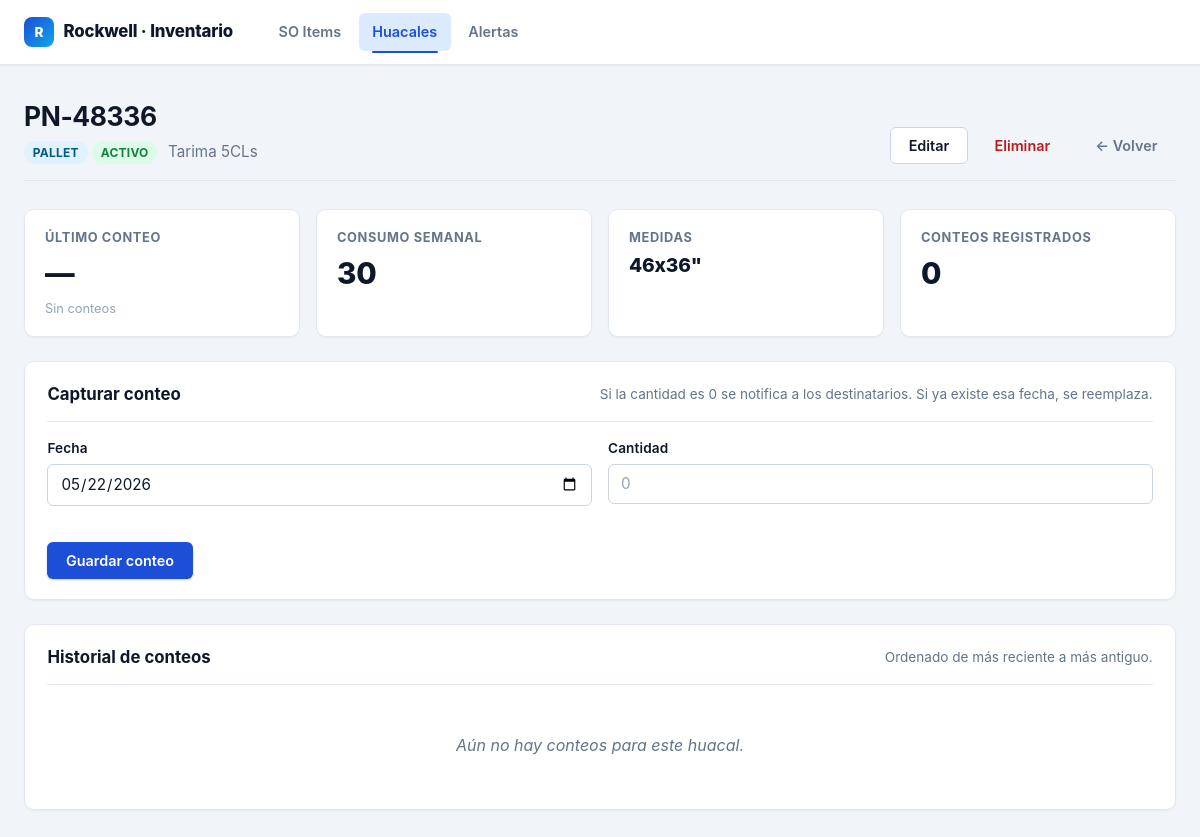
The page /huacales/1/ on the database its author committed.
### Items/models.py (models this page shows, shortened)
class Huacal(models.Model):
    PALLET = 'pallet'
    CRATE = 'crate'
    TIPO_CHOICES = [(PALLET, 'Pallets'), (CRATE, 'Crates')]
    pn = models.CharField(max_length=50, unique=True)
    descripcion = models.CharField(max_length=200, blank=True)
    medidas = models.CharField(max_length=50, blank=True)
    consumo_semanal = models.PositiveIntegerField(default=0)
    tipo = models.CharField(max_length=10, choices=TIPO_CHOICES, default=PALLET)
    activo = models.BooleanField(default=True)
    creado = models.DateTimeField(auto_now_add=True)
    class Meta:
        verbose_name = 'Huacal'
        verbose_name_plural = 'Huacales'
        ordering = ['tipo', 'pn']

### Items/views.py (the view, shortened to what this page needs)
# urls.py: path('huacales/<int:pk>/', views.huacal_detalle, name='huacal_detalle'),
def huacal_detalle(request, pk):
    huacal = get_object_or_404(Huacal, pk=pk)
    conteos = list(huacal.conteos.select_related('usuario').order_by('-fecha'))
    ultimo = conteos[0] if conteos else None
    return render(
        request,
        'Items/huacal_detalle.html',
        {
            'huacal': huacal,
            'conteos': conteos,
            'ultimo': ultimo,
            'hoy': date.today().isoformat(),
        },
    )

### Items/templates/Items/huacal_detalle.html (shortened to what this page needs)
{% extends "Items/base.html" %}
{% block content %}
<div class="page-header">
  <div>
    <h1>{{ huacal.pn }}</h1>
    <p class="subtitle">
      {% if huacal.tipo == 'pallet' %}
        <span class="tag info">Pallet</span>
      {% else %}
        <span class="tag warning">Crate</span>
      {% endif %}
      {% if huacal.activo %}
        <span class="tag success">Activo</span>
      {% else %}
        <span class="tag warning">Inactivo</span>
      {% endif %}
      <span class="muted" style="margin-left:.4rem">{{ huacal.descripcion|default:"Sin descripción" }}</span>
    </p>
  </div>
  <div class="page-actions">
    <a href="{% url 'huacal_editar' huacal.pk %}" class="btn btn-secondary">Editar</a>
    <a href="{% url 'huacal_eliminar' huacal.pk %}" class="btn btn-ghost" style="color:var(--color-danger)">Eliminar</a>
    <a href="{% url 'huacales_inventario' %}" class="btn btn-ghost">← Volver</a>
  </div>
</div>
<div class="stats-grid">
  <div class="stat-card">
    <div class="stat-label">Último conteo</div>
    <div class="stat-value" {% if ultimo and ultimo.cantidad == 0 %}style="color:var(--color-danger)"{% endif %}>
      {{ ultimo.cantidad|default:"—" }}
    </div>
    <div class="stat-foot">
      {% if ultimo %}{{ ultimo.fecha|date:"d/m/Y" }}{% else %}Sin conteos{% endif %}
    </div>
  </div>
  <div class="stat-card">
    <div class="stat-label">Consumo semanal</div>
    <div class="stat-value">{{ huacal.consumo_semanal }}</div>
  </div>
  <div class="stat-card">
    <div class="stat-label">Medidas</div>
    <div class="stat-value" style="font-size:1.2rem">{{ huacal.medidas|default:"—" }}</div>
  </div>
  <div class="stat-card">
    <div class="stat-label">Conteos registrados</div>
    <div class="stat-value">{{ conteos|length }}</div>
  </div>
</div>
<section class="card">
  <div class="card-header">
    <h2>Capturar conteo</h2>
    <span class="hint">Si la cantidad es 0 se notifica a los destinatarios. Si ya existe esa fecha, se reemplaza.</span>
  </div>
  <form method="post">
    <div class="field-row">
      <div class="field">
        <label for="fecha">Fecha</label>
        <input type="date" name="fecha" id="fecha" value="{{ hoy }}" required>
      </div>
      <div class="field">
        <label for="cantidad">Cantidad</label>
        <input type="number" name="cantidad" id="cantidad" min="0" required placeholder="0">
      </div>
    </div>
    <div class="form-actions">
      <button type="submit" class="btn btn-primary">Guardar conteo</button>
    </div>
  </form>
</section>
<section class="card">
  <div class="card-header">
    <h2>Historial de conteos</h2>
    <span class="hint">Ordenado de más reciente a más antiguo.</span>
  </div>
  {% if conteos %}
    <div class="table-wrap" style="border:none; box-shadow:none">
      <table class="data">
        <thead>
          <tr>
            <th>Fecha</th>
            <th class="num">Cantidad</th>
            <th>Usuario</th>
            <th>Registrado</th>
            <th style="width:1%"></th>
          </tr>
        </thead>
        <tbody>
          {% for c in conteos %}
            <tr>
              <td><strong>{{ c.fecha|date:"d/m/Y" }}</strong></td>
              <td class="num {% if c.cantidad == 0 %}zero{% endif %}">{{ c.cantidad }}</td>
              <td>{{ c.usuario.username|default:"Anónimo" }}</td>
              <td class="muted">{{ c.creado|date:"d/m/Y H:i" }}</td>
              <td>
                <form method="post" style="margin:0">
                  {% csrf_token %}
                  <input type="hidden" name="accion" value="eliminar_conteo">
                  <input type="hidden" name="conteo_pk" value="{{ c.pk }}">
                  <button type="submit" class="btn btn-ghost btn-sm" style="color:var(--color-danger)" onclick="return confirm('¿Eliminar conteo del {{ c.fecha|date:'d/m/Y' }}?')">Eliminar</button>
                </form>
              </td>
            </tr>
          {% endfor %}
        </tbody>
      </table>
    </div>
  {% else %}
    <div class="empty-state">Aún no hay conteos para este huacal.</div>
  {% endif %}
</section>
{% endblock %}

### rows shown on the page
Huacal: pn "PN-48336", descripcion "Tarima 5CLs", consumo_semanal "30", medidas "46x36\""

### other values the page prints
{{ ultimo.cantidad|default:"—" }} "—"
{{ conteos|length }} "0"
